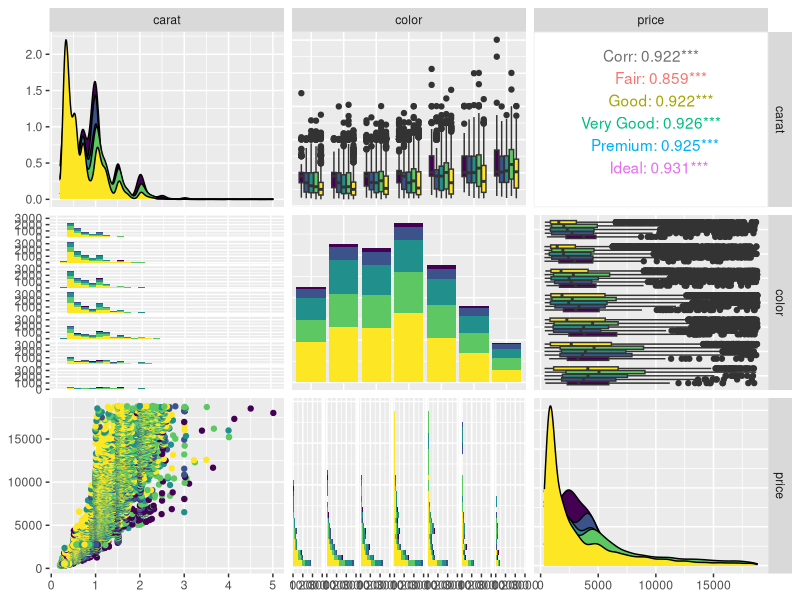
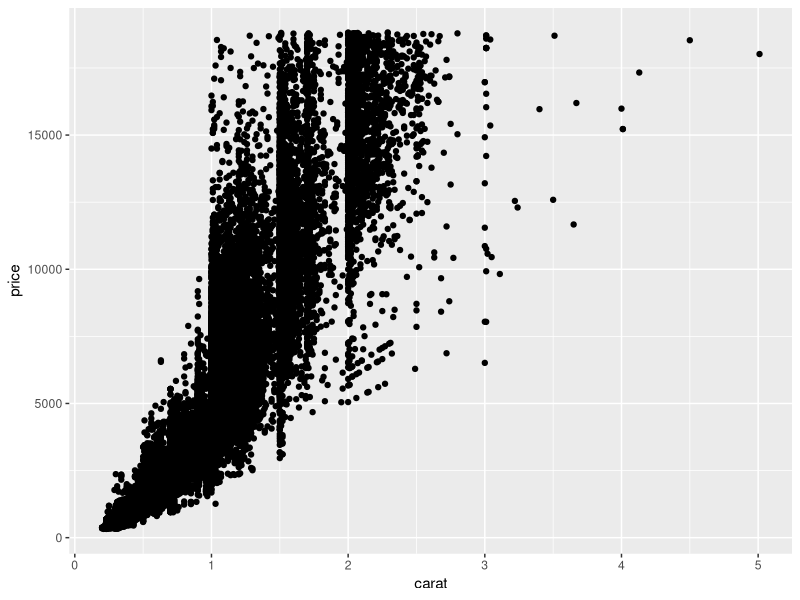
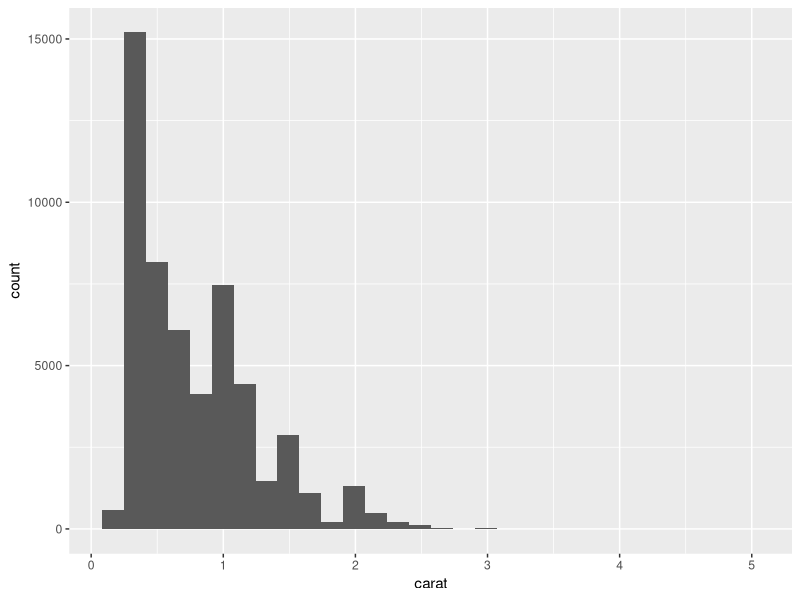
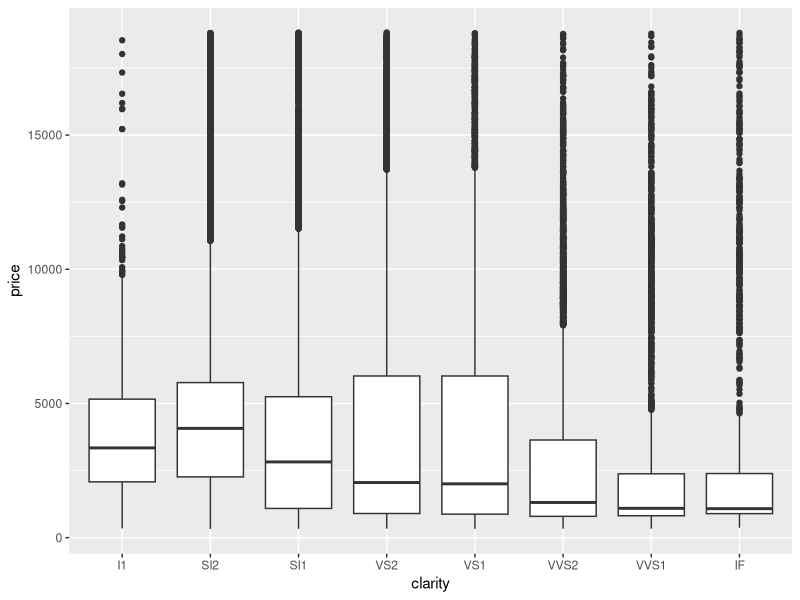

Generate these figures, in order, with R:
## ---- chunk 1
# add libraries ----
library(tidyverse)
library(skimr)
library(GGally)

# check out the data ----
names(diamonds)
head(diamonds)
tail(diamonds)
dim(diamonds)
summary(diamonds)
skimr::skim(diamonds)
## ---- chunk 2
# create a pair plot ----
ggpairs(diamonds, columns = c(1, 3, 7), ggplot2::aes(color = cut))

# create a scatter plot ----
ggplot(diamonds, aes(x = carat, y = price)) +
   geom_point()

# create a histogram ----
ggplot(diamonds, aes(x = carat)) +
  geom_histogram()

# create a boxplot ----
ggplot(diamonds, aes(x = clarity, y = price)) +
   geom_boxplot()
